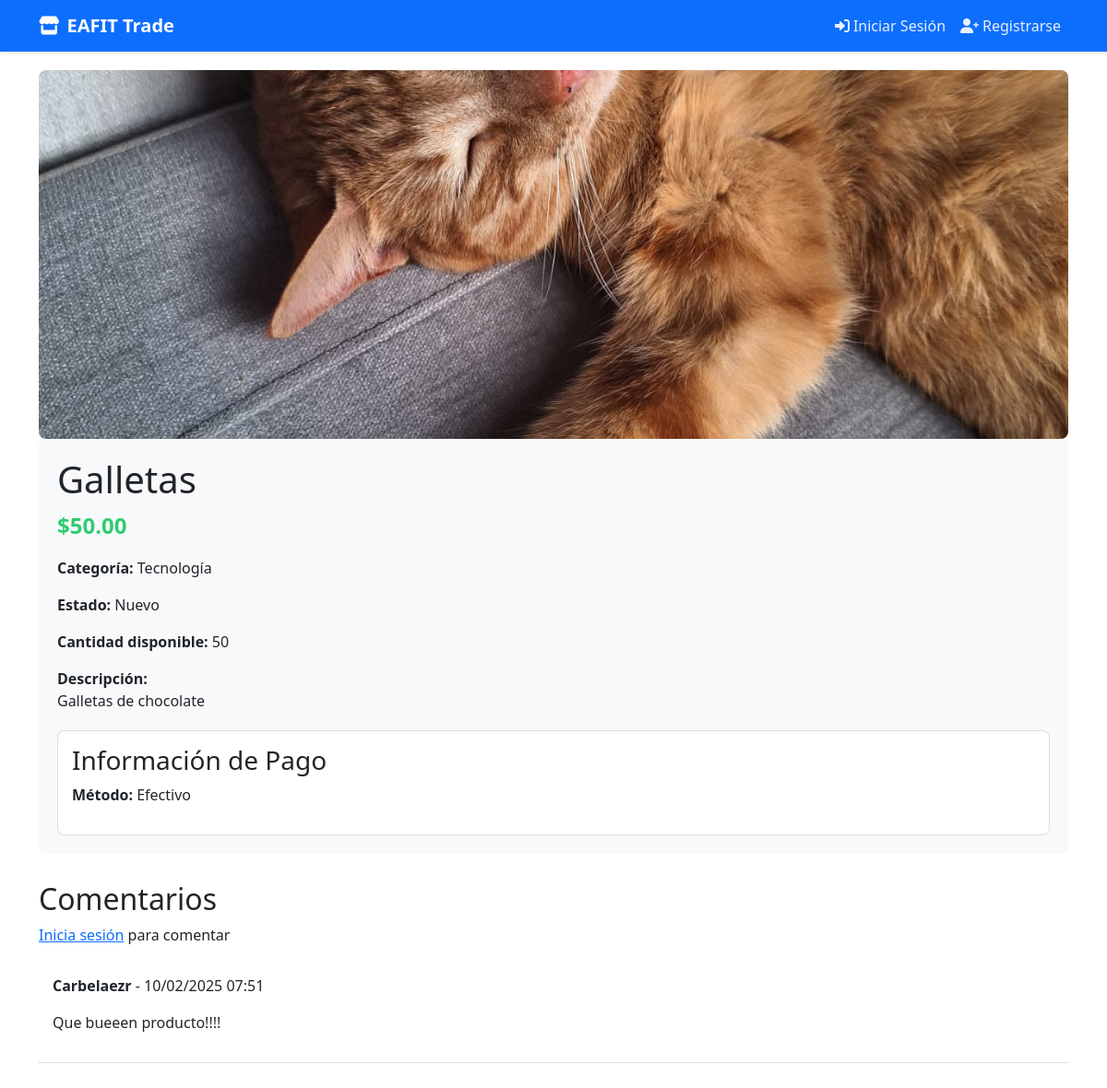
Page /product/3/ on the committed database.
### products/models.py (models this page shows, shortened)
class Product(models.Model):
    PAYMENT_CHOICES = [
        ('Efectivo', 'Efectivo'),
        ('Transferencia', 'Transferencia'),
    ]
    CATEGORY_CHOICES = [
        ('Comida', 'Comida'),
        ('Ropa', 'Ropa'),
        ('Tecnología', 'Tecnología'),
        ('Libros', 'Libros'),
        ('Otros', 'Otros'),
    ]
    CONDITION_CHOICES = [
        ('Nuevo', 'Nuevo'),
        ('Usado', 'Usado'),
        ('Buen estado', 'Buen estado'),
    ]
    ACCOUNT_TYPE_CHOICES = [
        ('Nequi', 'Nequi'),
        ('Bancolombia', 'Bancolombia'),
    ]
    name = models.CharField(
        max_length=255,
        verbose_name='Nombre',
        help_text='Nombre del producto'
    )
    category = models.CharField(
        max_length=50,
        choices=CATEGORY_CHOICES,
        verbose_name='Categoría'
    )
    description = models.TextField(
        verbose_name='Descripción',
        help_text='Describe tu producto detalladamente'
    )
    quantity = models.PositiveIntegerField(
        validators=[MinValueValidator(1)],
        verbose_name='Cantidad',
        help_text='Debe ser mayor a 0'
    )
    price = models.DecimalField(
        max_digits=10,
        decimal_places=2,
        validators=[MinValueValidator(0.01)],
        verbose_name='Precio',
        help_text='Precio en pesos colombianos'
    )
    published_at = models.DateTimeField(
        default=timezone.now,
        verbose_name='Fecha de publicación'
    )
    condition = models.CharField(
        max_length=50,
        choices=CONDITION_CHOICES,
        verbose_name='Estado'
    )
    location = models.CharField(
        max_length=255,
        blank=True,
        null=True,
        verbose_name='Ubicación',
        help_text='Lugar de entrega en el campus'
    )
    image = models.ImageField(
        upload_to='products/',
        verbose_name='Imagen',
        help_text='Imagen del producto'
    )
    seller = models.ForeignKey(
        User,
        on_delete=models.CASCADE,
        verbose_name='Vendedor',
        related_name='products'
    )
    payment_method = models.CharField(
        max_length=20,
        choices=PAYMENT_CHOICES,
        verbose_name='Método de pago'
    )
    account_number = models.CharField(
        max_length=50,
        blank=True,
        null=True,
        verbose_name='Número de cuenta',
        validators=[
            RegexValidator(
                regex=r'^\d{10,20}$',
                message='Ingrese un número de cuenta válido'
            )
        ]
    )
    account_type = models.CharField(
        max_length=50,
        choices=ACCOUNT_TYPE_CHOICES,
        blank=True,
        null=True,
        verbose_name='Tipo de cuenta'
    )
    qr_code = models.ImageField(
        upload_to='qr_codes/',
        blank=True,
        null=True,
        verbose_name='Código QR'
    )
    available = models.BooleanField(
        default=True,
        verbose_name='Disponible'
    )
    tags = models.CharField(
        max_length=255,
        blank=True,
        verbose_name='Etiquetas',
        help_text='Separa las etiquetas con comas'
    )
    class Meta:
        verbose_name = 'Producto'
        verbose_name_plural = 'Productos'
        ordering = ['-published_at']
        indexes = [
            models.Index(fields=['name']),
            models.Index(fields=['category']),
            models.Index(fields=['available']),
        ]

class Comment(models.Model):
    product = models.ForeignKey(
        Product,
        on_delete=models.CASCADE,
        related_name='comments'
    )
    user = models.ForeignKey(
        User,
        on_delete=models.CASCADE,
        related_name='comments'
    )
    text = models.TextField(
        max_length=500,
        verbose_name='Comentario'
    )
    created_at = models.DateTimeField(
        auto_now_add=True,
        verbose_name='Fecha de publicación'
    )
    class Meta:
        ordering = ['-created_at']
        verbose_name = 'Comentario'
        verbose_name_plural = 'Comentarios'

### products/views.py (the view)
# urls.py: path('product/<int:product_id>/', products_views.product_detail, name='product_detail'),
def product_detail(request, product_id):
    product = get_object_or_404(Product, id=product_id)
    comments = product.comments.all().order_by('-created_at')
    comment_form = CommentForm() if request.user.is_authenticated else None
    return render(request, 'products/product_detail.html', {
        'product': product,
        'comments': comments,
        'comment_form': comment_form
    })

### products/templates/products/product_detail.html (shortened to what this page needs)
{% extends 'products/base.html' %}
{% block content %}
<div class="product-container">
    <div class="image-section">
        {% if product.image %}
            <img src="{{ product.image.url }}" alt="{{ product.name }}" class="product-image">
        {% endif %}
    </div>
    <div class="product-info">
        <h1>{{ product.name }}</h1>
        <p class="price">${{ product.price }}</p>
        <p><strong>Categoría:</strong> {{ product.get_category_display }}</p>
        <p><strong>Estado:</strong> {{ product.get_condition_display }}</p>
        <p><strong>Cantidad disponible:</strong> {{ product.quantity }}</p>
        <p><strong>Descripción:</strong><br>{{ product.description }}</p>
        <div class="payment-info">
            <h3>Información de Pago</h3>
            <p><strong>Método:</strong> {{ product.get_payment_method_display }}</p>
        </div>
    </div>
</div>
<div class="comments-section">
    <h2>Comentarios</h2>
    {% if user.is_authenticated %}
        <form method="post" action="{% url 'add_comment' product.id %}" class="comment-form">
            {% csrf_token %}
            {{ comment_form.text }}
            <button type="submit" class="button">Comentar</button>
        </form>
    {% else %}
        <p>
            <a href="{% url 'login' %}?next={{ request.path }}">Inicia sesión</a>
            para comentar
        </p>
    {% endif %}
    {% for comment in comments %}
        <div class="comment">
            <p><strong>{{ comment.user.username }}</strong> - {{ comment.created_at|date:"d/m/Y H:i" }}</p>
            <p>{{ comment.text }}</p>
        </div>
    {% empty %}
        <p>No hay comentarios aún.</p>
    {% endfor %}
</div>
{% endblock %}

### rows in the picture
Product: image (picture), name "Galletas", price "50.00", category "Tecnología", condition "Nuevo", quantity "50", description "Galletas de chocolate", payment_method "Efectivo"
Comment: user.username "Carbelaezr", created_at "10/02/2025 07:51", text "Que bueeen producto!!!!"
